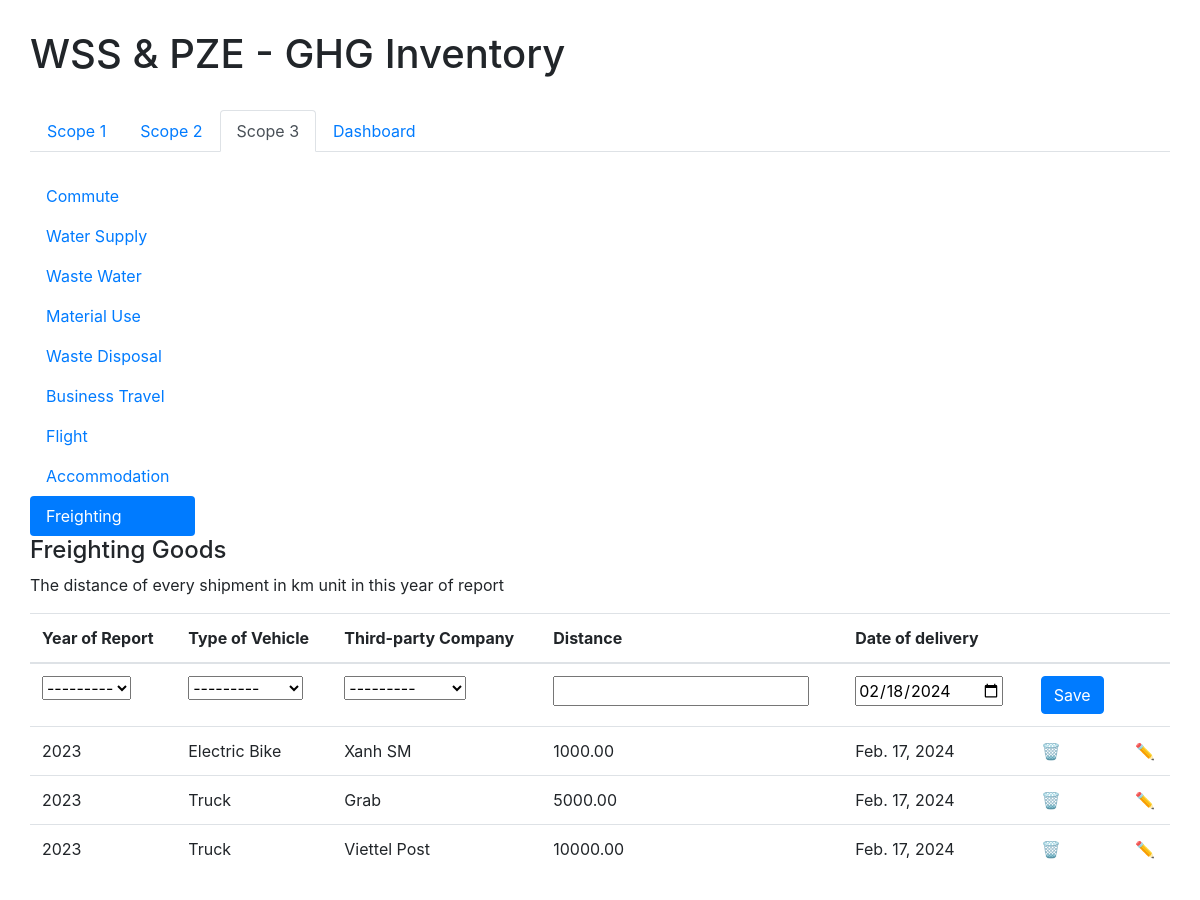
Page /ghg/scope3/freighting/ on the committed database.
### ghg_inventory/models.py (models this page shows)
class Freighting(models.Model):
    inventory_year = models.ForeignKey(Inventory_Year, on_delete=models.CASCADE)
    VEHICLE_CHOICES = [
        ('Electric Bike', 'Electric Bike'),
        ('Truck', 'Truck'),
        ('Train', 'Train'),
        ('Ship', 'Ship'),
        ('Airplane', 'Airplane'),
    ]
    AGENT_CHOICES = [
        ('Xanh SM', 'Xanh SM'),
        ('Grab', 'Grab'),
        ('Viettel Post', 'Viettel Post'),
        ('DHL', 'DHL'),
        ('UPS', 'UPS'),
        ('FedEx', 'FedEx'),
        ('Vietnam Post', 'Vietnam Post'),
    ]
    vehicle = models.CharField(max_length=40, choices=VEHICLE_CHOICES)
    agent = models.CharField(max_length=40, choices=AGENT_CHOICES)
    distance = models.DecimalField(max_digits=10, decimal_places=2)
    date = models.DateField()
    emission = models.FloatField()

class Inventory_Year(models.Model):
    year_choices = [(year, year) for year in range(2023, 2030)]
    year = models.IntegerField(choices=year_choices)
    def __str__(self):
        return str(self.year)

### ghg_inventory/views.py (the view, shortened to what this page needs)
# urls.py: path('scope3/freighting/', views.freighting, name='freighting'),
def freighting(request):
    freighting = Freighting_Form(prefix='freighting')
    freightings = Freighting.objects.all()
    context_freighting = {'freighting': freighting, 'freightings': freightings}
    return render(request, 'ghg_inventory/scope3_freighting.html', context_freighting)

### ghg_inventory/forms.py
class Freighting_Form(forms.ModelForm):
    class Meta:
        model = Freighting
        fields = ['inventory_year', 'vehicle', 'agent', 'distance', 'date']
        widgets = {
            'date': forms.DateInput(attrs={'type': 'date', 'value': timezone.now().date()}),
        }

### ghg_inventory/templates/ghg_inventory/scope3_freighting.html (shortened to what this page needs)
{% extends 'ghg_inventory/base_scope3.html' %}
{% block content %}
    <div class="row">
        <div class="col-2">
            <ul class="nav nav-pills flex-column">
                <li class="nav-item">
                    <a class="nav-link " href="{% url 'commute' %}">Commute</a>
                </li>
                <li class="nav-item">
                    <a class="nav-link "  href="{% url 'water' %}">Water Supply</a>
                </li>
                <li class="nav-item">
                    <a class="nav-link " href="{% url 'wastewater' %}">Waste Water</a>
                </li>
                <li class="nav-item">
                    <a class="nav-link"  href="{% url 'material' %}">Material Use</a>
                </li>
                <li class="nav-item">
                    <a class="nav-link "  href="{% url 'disposal' %}">Waste Disposal</a>
                </li>
                <li class="nav-item">
                    <a class="nav-link "  href="{% url 'travel' %}">Business Travel</a>
                </li>
                <li class="nav-item">
                    <a class="nav-link "  href="{% url 'flight' %}"> Flight </a>
                </li>
                <li class="nav-item">
                    <a class="nav-link "  href="{% url 'accommodation' %}">Accommodation</a>
                </li>
                <li class="nav-item">
                    <a class="nav-link active"  href="{% url 'freighting' %}">Freighting</a>
                </li>
            </ul>
        </div>
        <div class="col">
            <h4> Freighting Goods</h4>
            <p> The distance of every shipment in km unit in this year of report</p>           <form method="post">
            <table class="table table-hover">
                <thead>
                    <tr>
                        <th>Year of Report</th>
                        <th>Type of Vehicle</th>
                        <th>Third-party Company</th>
                        <th>Distance</th>
                        <th>Date of delivery</th>
                        <th></th>
                        <th></th>
                    </tr>
                </thead>
                <tbody>
                    <tr>
                        <td> {{ freighting.inventory_year }} </td>
                        <td>{{ freighting.vehicle}}</td>
                        <td>{{ freighting.agent}}</td>
                        <td>{{ freighting.distance}}</td>
                        <td>{{ freighting.date}}</td>
                        <td><button type="submit" class="btn btn-primary">Save</button></td>
                        <td></td>
                    </tr>
                        {% for item in freightings %}
                            <tr>
                                <td>{{ item.inventory_year }}</td>
                                <td>{{ item.vehicle}}</td>
                                <td>{{ item.agent}}</td>
                                <td>{{ item.distance}}</td>
                                <td>{{ item.date}}</td>
                                <td><a href="{% url 'freighting_delete' item.id %}">🗑️</a></td>
                                <td><a href="{% url 'freighting_update' item.id %}">✏️</a></td>
                            </tr>
                        {% endfor %}
                </tbody>
            </table>
            </form>
        </div>
    </div>
{% endblock %}

### rows in the picture
Freighting: inventory_year "2023", vehicle "Electric Bike", agent "Xanh SM", distance "1000.00", date "Feb. 17, 2024"
Freighting: inventory_year "2023", vehicle "Truck", agent "Grab", distance "5000.00", date "Feb. 17, 2024"
Freighting: inventory_year "2023", vehicle "Truck", agent "Viettel Post", distance "10000.00", date "Feb. 17, 2024"
